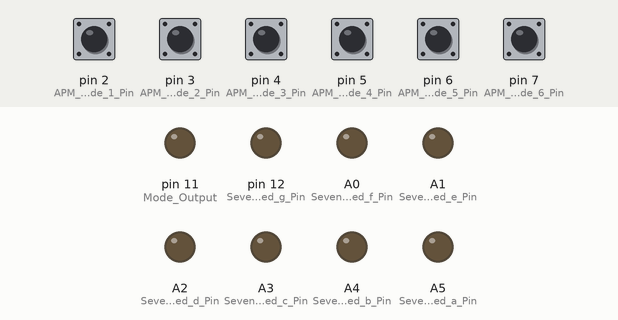
This sketch was run on a simulated Arduino Uno, built with avr-gcc and run on an emulated ATmega328P. Shown: output pins drawn as LEDs (lit = HIGH). The inputs (shaded band) are chosen by the test bench; at power-on: pin 2 (APM_Mode_1_Pin), pin 3 (APM_Mode_2_Pin), pin 4 (APM_Mode_3_Pin), pin 5 (APM_Mode_4_Pin), pin 6 (APM_Mode_5_Pin), pin 7 (APM_Mode_6_Pin) LOW.

Above: at 1.2 s.
1.3 s: pin 2 (APM_Mode_1_Pin) pulled HIGH for 0.15 s
At 2.6 s:
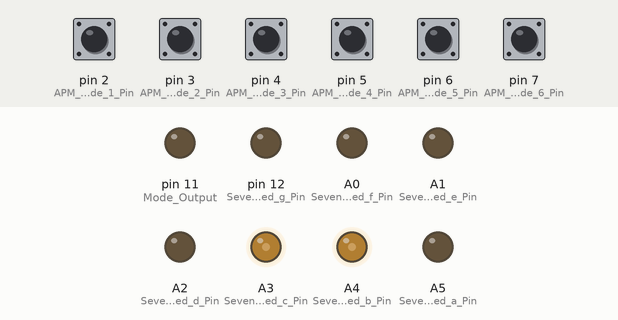
2.9 s: pin 3 (APM_Mode_2_Pin) pulled HIGH for 0.15 s
At 4.0 s:
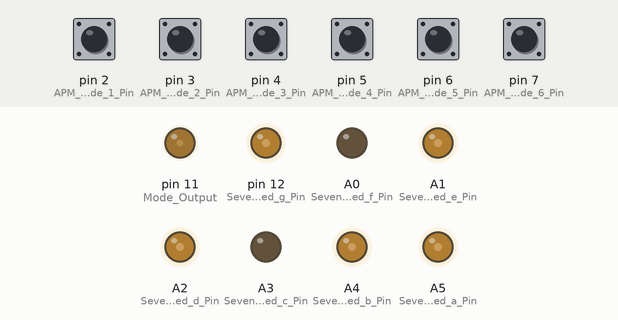
4.5 s: pin 4 (APM_Mode_3_Pin) pulled HIGH for 0.15 s
At 5.2 s:
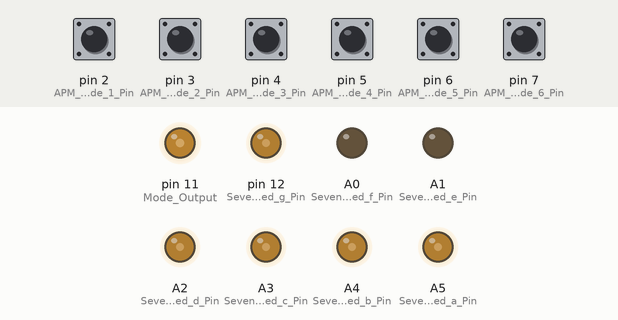
6.1 s: pin 5 (APM_Mode_4_Pin) pulled HIGH for 0.15 s
At 7.4 s:
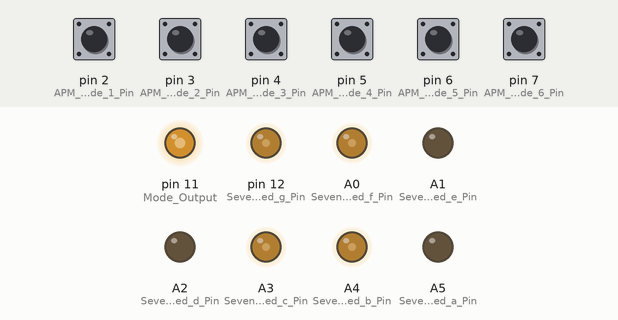
7.7 s: pin 6 (APM_Mode_5_Pin) pulled HIGH for 0.15 s
At 8.8 s:
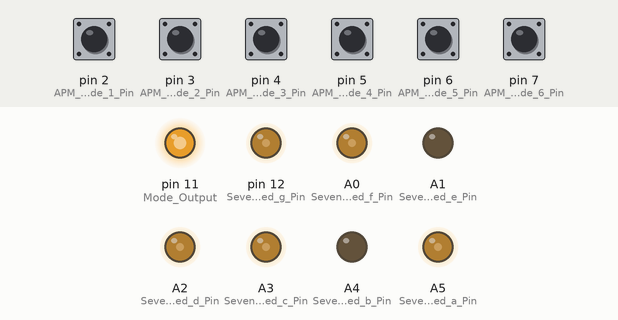
9.3 s: pin 7 (APM_Mode_6_Pin) pulled HIGH for 0.15 s
At 10.0 s:
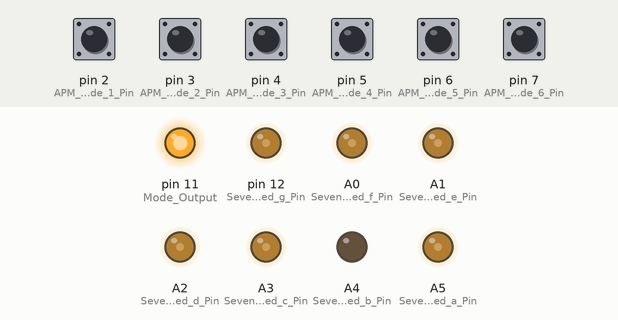
Timing chart, 0 to 11.9 s (numbered marks = the images above; inputs shaded):
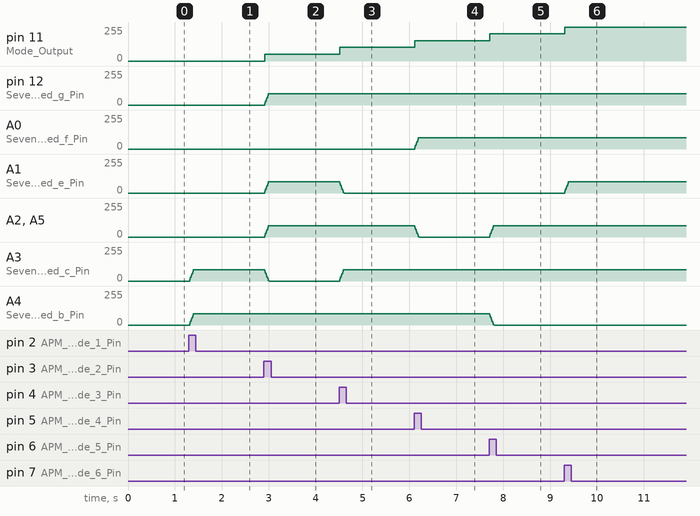

Measured:
- after the input at 1.3 s, A3 (Seven_Seg_Led_c_Pin), A4 (Seven_Seg_Led_b_Pin): 0/255 → 86/255 at once
- after the input at 2.9 s, pin 11 (Mode_Output): 0/255 → 51/255 at once; pin 12 (Seven_Seg_Led_g_Pin), A1 (Seven_Seg_Led_e_Pin), A2 (Seven_Seg_Led_d_Pin), A5 (Seven_Seg_Led_a_Pin): 0/255 → 86/255 at once; A3 (Seven_Seg_Led_c_Pin): 86/255 → 0/255 at once
- after the input at 4.5 s, pin 11 (Mode_Output): 51/255 → 102/255 at once; A1 (Seven_Seg_Led_e_Pin): 86/255 → 0/255 at once; A3 (Seven_Seg_Led_c_Pin): 0/255 → 86/255 at once
- after the input at 6.1 s, pin 11 (Mode_Output): 102/255 → 153/255 at once; A0 (Seven_Seg_Led_f_Pin): 0/255 → 86/255 at once; A2 (Seven_Seg_Led_d_Pin), A5 (Seven_Seg_Led_a_Pin): 86/255 → 0/255 at once
- after the input at 7.7 s, pin 11 (Mode_Output): 153/255 → 204/255 at once; A2 (Seven_Seg_Led_d_Pin), A5 (Seven_Seg_Led_a_Pin): 0/255 → 86/255 at once; A4 (Seven_Seg_Led_b_Pin): 86/255 → 0/255 at once
- after the input at 9.3 s, pin 11 (Mode_Output): 204/255 → 255/255 at once; A1 (Seven_Seg_Led_e_Pin): 0/255 → 86/255 at once

The sketch:

APM_FlightMode_Selector.ino
```cpp
#include <SoftPWM.h>

byte seven_seg_digits_percent[10][7] = { { 34,34,34,34,34,34,0 },  // = 0
                                 { 0,34,34,0,0,0,0 },  // = 1
                                 { 34,34,0,34,34,0,34 },  // = 2
                                 { 34,34,34,34,0,0,34 },  // = 3
                                 { 0,34,34,0,0,34,34 },  // = 4
                                 { 34,0,34,34,0,34,34 },  // = 5
                                 { 34,0,34,34,34,34,34 },  // = 6
                                 { 34,34,34,0,0,0,0 },  // = 7
                                 { 34,34,34,34,34,34,34 },  // = 8
                                 { 34,34,34,0,0,34,34 }   // = 9
                             };

int APM_Mode_1_Pin = 2;
int APM_Mode_2_Pin = 3;
int APM_Mode_3_Pin = 4;
int APM_Mode_4_Pin = 5;
int APM_Mode_5_Pin = 6;
int APM_Mode_6_Pin = 7;

int Mode_1 = map(0, 0, 5, 0, 100);
int Mode_2 = map(1, 0, 5, 0, 100);
int Mode_3 = map(2, 0, 5, 0, 100);
int Mode_4 = map(3, 0, 5, 0, 100);
int Mode_5 = map(4, 0, 5, 0, 100);
int Mode_6 = map(5, 0, 5, 0, 100);

int Seven_Seg_Led_a_Pin = A5;
int Seven_Seg_Led_b_Pin = A4;
int Seven_Seg_Led_c_Pin = A3;
int Seven_Seg_Led_d_Pin = A2;
int Seven_Seg_Led_e_Pin = A1;
int Seven_Seg_Led_f_Pin = A0;
int Seven_Seg_Led_g_Pin = 12;

int Mode_Output = 11;

float LED_Voltage = 1.7;

int Output_Voltage = (int)( ( 1.7 / 5.0 ) * 100.0 );

void setup()
{
  pinMode(APM_Mode_1_Pin, INPUT);
  pinMode(APM_Mode_2_Pin, INPUT);
  pinMode(APM_Mode_3_Pin, INPUT);
  pinMode(APM_Mode_4_Pin, INPUT);
  pinMode(APM_Mode_5_Pin, INPUT);
  pinMode(APM_Mode_6_Pin, INPUT);

  pinMode(Seven_Seg_Led_a_Pin, OUTPUT);
  pinMode(Seven_Seg_Led_b_Pin, OUTPUT);
  pinMode(Seven_Seg_Led_c_Pin, OUTPUT);
  pinMode(Seven_Seg_Led_d_Pin, OUTPUT);
  pinMode(Seven_Seg_Led_e_Pin, OUTPUT);
  pinMode(Seven_Seg_Led_f_Pin, OUTPUT);
  pinMode(Seven_Seg_Led_g_Pin, OUTPUT);

  pinMode(Mode_Output, OUTPUT);

  SoftPWMBegin();

  SoftPWMSet(Seven_Seg_Led_a_Pin, 0);
  SoftPWMSetFadeTime(Seven_Seg_Led_a_Pin, 300, 300);
  SoftPWMSet(Seven_Seg_Led_b_Pin, 0);
  SoftPWMSetFadeTime(Seven_Seg_Led_b_Pin, 300, 300);
  SoftPWMSet(Seven_Seg_Led_c_Pin, 0);
  SoftPWMSetFadeTime(Seven_Seg_Led_c_Pin, 300, 300);
  SoftPWMSet(Seven_Seg_Led_d_Pin, 0);
  SoftPWMSetFadeTime(Seven_Seg_Led_d_Pin, 300, 300);
  SoftPWMSet(Seven_Seg_Led_e_Pin, 0);
  SoftPWMSetFadeTime(Seven_Seg_Led_e_Pin, 300, 300);
  SoftPWMSet(Seven_Seg_Led_f_Pin, 0);
  SoftPWMSetFadeTime(Seven_Seg_Led_f_Pin, 300, 300);
  SoftPWMSet(Seven_Seg_Led_g_Pin, 0);
  SoftPWMSetFadeTime(Seven_Seg_Led_g_Pin, 300, 300);

  SoftPWMSet(Mode_Output, 0);
  SoftPWMSetFadeTime(Mode_Output, 0, 0);

}

int sensorVal = 0;
int mode = 0;
void loop()
{
  sensorVal = digitalRead(APM_Mode_1_Pin);
  if ( sensorVal == HIGH )
  {
    sevenSegWrite(1);
    SoftPWMSetPercent(Mode_Output, Mode_1);
  }

  sensorVal = digitalRead(APM_Mode_2_Pin);
  if ( sensorVal == HIGH )
  {
    sevenSegWrite(2);
    SoftPWMSetPercent(Mode_Output, Mode_2);
  }
  sensorVal = digitalRead(APM_Mode_3_Pin);
  if ( sensorVal == HIGH )
  {
    sevenSegWrite(3);
    SoftPWMSetPercent(Mode_Output, Mode_3);
  }
  sensorVal = digitalRead(APM_Mode_4_Pin);
  if ( sensorVal == HIGH )
  {
    sevenSegWrite(4);
    SoftPWMSetPercent(Mode_Output, Mode_4);
  }
  sensorVal = digitalRead(APM_Mode_5_Pin);
  if ( sensorVal == HIGH )
  {
    sevenSegWrite(5);
    SoftPWMSetPercent(Mode_Output, Mode_5);
  }
  sensorVal = digitalRead(APM_Mode_6_Pin);
  if ( sensorVal == HIGH )
  {
    sevenSegWrite(6);
    SoftPWMSetPercent(Mode_Output, Mode_6);
  }

}

void sevenSegWrite(byte digit)
{
  SoftPWMSetPercent(Seven_Seg_Led_a_Pin, seven_seg_digits_percent[digit][0]);
  SoftPWMSetPercent(Seven_Seg_Led_b_Pin, seven_seg_digits_percent[digit][1]);
  SoftPWMSetPercent(Seven_Seg_Led_c_Pin, seven_seg_digits_percent[digit][2]);
  SoftPWMSetPercent(Seven_Seg_Led_d_Pin, seven_seg_digits_percent[digit][3]);
  SoftPWMSetPercent(Seven_Seg_Led_e_Pin, seven_seg_digits_percent[digit][4]);
  SoftPWMSetPercent(Seven_Seg_Led_f_Pin, seven_seg_digits_percent[digit][5]);
  SoftPWMSetPercent(Seven_Seg_Led_g_Pin, seven_seg_digits_percent[digit][6]);
}
```
